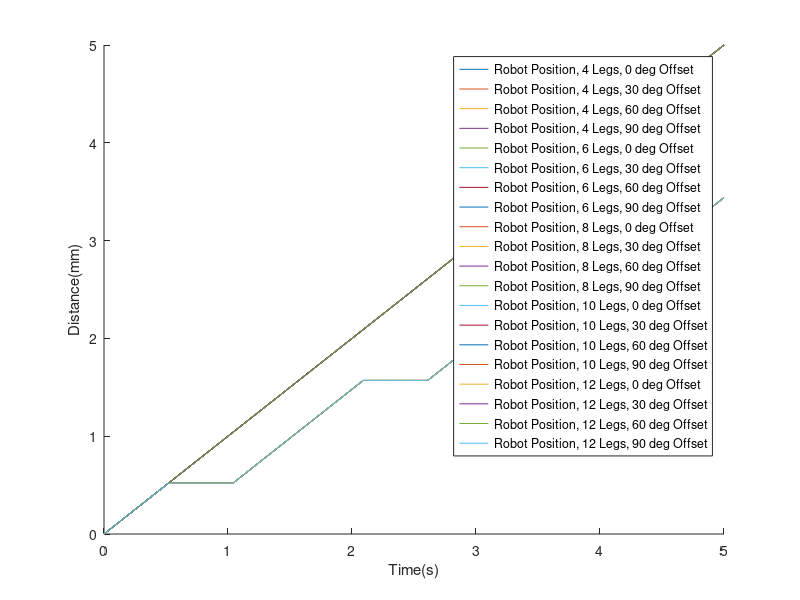

This figure's MATLAB source: (Note: this script raises an error after producing the figure.)
clear all;
close all;
clc;
%% Defined Constants Time Model ISP Model
dt = .01; % Time step
t_series = [0:dt:5];
R = 1; % eliptical width radius
H = R+.866; % height of wave from floor. This gives 60 deg span
w = 1; %angular velocity rad/s
V_w = 1; % Millipede velocity mm/s
leg_pair_space = 2*R;
leg_rot_offset = pi/3;

x=@(tau) -R*cos(tau);
y=@(tau) H-R*(1-sin(tau));

figure(1)
hold on
num_leg_pairs = 2;
for b=1:5 % iteratwe throug leg numbers
    leg_rot_offset=0
    for p=1:4 % iterate through offsets
        no_contact_points = 0; % amount of delta t times no leg is touching ground
        for i = 1:length(t_series)
            t = t_series(i);   % time
            tau = w*t;  % angle of rotation
            cy = H-R;     % height of circle of rotation
            
            %Check ground contact
            % If no legs are touching ground, add to no_contact_points
            contact = 0;
            for k=1: num_leg_pairs
                if y(tau + leg_rot_offset*(k-1)) <= 0 || y(tau + leg_rot_offset*(k-1) + pi) <= 0 ...
                        || y(tau + leg_rot_offset*(k-1) + pi/2) <= 0 || y(tau + leg_rot_offset*(k-1) + 3*pi/2) <= 0
                    contact = 1;
                end
            end
            if(~contact)
                no_contact_points=no_contact_points+1;
            end
            dx = V_w*(t-dt*no_contact_points); % distance travelled based on velocity
            cx = dx;    % center of circle of rotation
            pos(i)=dx;
        end
        str = ['Robot Position, ', num2str(num_leg_pairs*2), ' Legs, ', num2str(rad2deg(leg_rot_offset)), ' deg Offset'];
        l=((b-1)*4)+p;
        numLegs(l) = num_leg_pairs;
        offset(l) = leg_rot_offset;
        time_off_ground(l) = no_contact_points*dt;

        plot(t_series,pos,'DisplayName', str);
        leg_rot_offset = leg_rot_offset + deg2rad(30)
    end
    num_leg_pairs = num_leg_pairs + 1
end
hold off
xlabel('Time(s)');
ylabel('Distance(mm)');
legend();


t=table(numLegs',rad2deg(offset)',time_off_ground' ,  'VariableNames',{'Legs','Phase Difference','Time of No Ground Contact'})
table2latex(t,'table.tex');